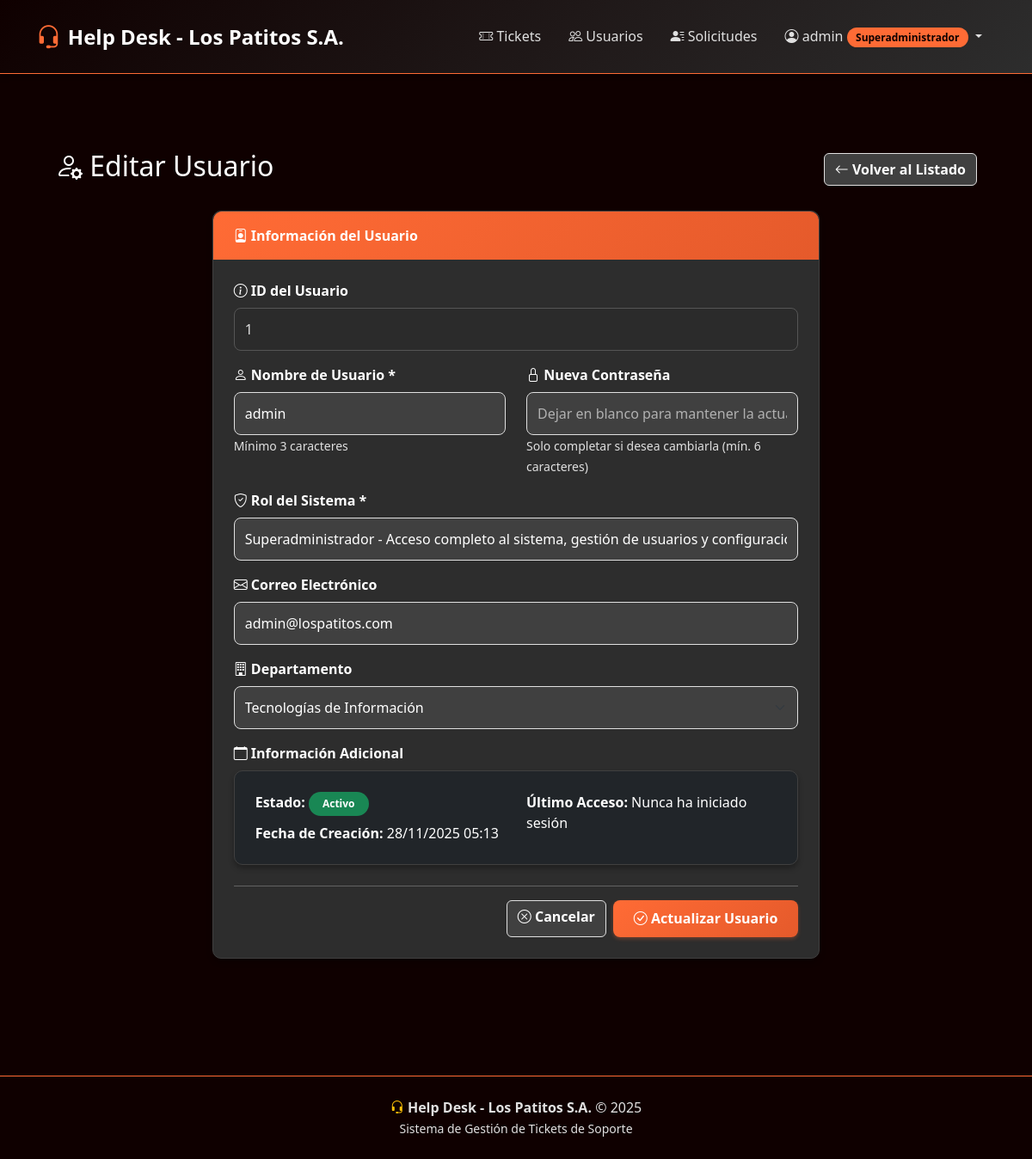
/users/edit/1 (signed in), run on the app's committed database.
### tables this page shows
CREATE TABLE usuarios (
    id INT AUTO_INCREMENT PRIMARY KEY,
    username VARCHAR(50) NOT NULL UNIQUE,
    password VARCHAR(255) NOT NULL,
    rol_id INT NOT NULL,
    email VARCHAR(100) NULL,
    departamento_id INT NULL,
    activo BOOLEAN DEFAULT TRUE,
    fecha_creacion TIMESTAMP DEFAULT CURRENT_TIMESTAMP,
    fecha_actualizacion TIMESTAMP DEFAULT CURRENT_TIMESTAMP ON UPDATE CURRENT_TIMESTAMP,
    ultimo_acceso TIMESTAMP NULL,
    FOREIGN KEY (rol_id) REFERENCES roles(id),
    FOREIGN KEY (departamento_id) REFERENCES departamentos(id) ON DELETE SET NULL
);

CREATE TABLE roles (
    id INT AUTO_INCREMENT PRIMARY KEY,
    nombre VARCHAR(50) NOT NULL UNIQUE,
    descripcion TEXT NULL,
    nivel_acceso INT NOT NULL,
    activo BOOLEAN DEFAULT TRUE,
    fecha_creacion TIMESTAMP DEFAULT CURRENT_TIMESTAMP
);

CREATE TABLE departamentos (
    id INT AUTO_INCREMENT PRIMARY KEY,
    nombre VARCHAR(100) NOT NULL UNIQUE,
    descripcion TEXT NULL,
    activo BOOLEAN DEFAULT TRUE,
    fecha_creacion TIMESTAMP DEFAULT CURRENT_TIMESTAMP
);

### app/Views/users/edit.view.php (the view, shortened to what the rows shown need)
<?php require __DIR__ . '/../layouts/header.php'; ?>
<div class="container-fluid">
    <div class="row mb-4">
        <div class="col-md-12">
            <div class="d-flex justify-content-between align-items-center">
                <h2><i class="bi bi-person-gear"></i> Editar Usuario</h2>
                <a href="/users" class="btn btn-secondary">
                    <i class="bi bi-arrow-left"></i> Volver al Listado
                </a>
            </div>
        </div>
    </div>
    <div class="row justify-content-center">
        <div class="col-md-8">
            <div class="card">
                <div class="card-header">
                    <i class="bi bi-person-badge"></i> Información del Usuario
                </div>
                <div class="card-body">
                    <form action="/users/update/<?= $user->id ?>" method="POST">
                        <div class="mb-3">
                            <label class="form-label">
                                <i class="bi bi-info-circle"></i> ID del Usuario
                            </label>
                            <input type="text"
                                   class="form-control"
                                   value="<?= $user->id ?>"
                                   disabled
                                   style="background-color: #2b2b2b; color: #e0e0e0; border: 1px solid #555;">
                        </div>
                        <div class="row">
                            <div class="col-md-6 mb-3">
                                <label for="username" class="form-label">
                                    <i class="bi bi-person"></i> Nombre de Usuario *
                                </label>
                                <input type="text"
                                       class="form-control"
                                       id="username"
                                       name="username"
                                       value="<?= htmlspecialchars($user->username) ?>"
                                       required>
                                <small class="text-muted">Mínimo 3 caracteres</small>
                            </div>
                            <div class="col-md-6 mb-3">
                                <label for="password" class="form-label">
                                    <i class="bi bi-lock"></i> Nueva Contraseña
                                </label>
                                <input type="password"
                                       class="form-control"
                                       id="password"
                                       name="password"
                                       placeholder="Dejar en blanco para mantener la actual">
                                <small class="text-muted">Solo completar si desea cambiarla (mín. 6 caracteres)</small>
                            </div>
                        </div>
                        <div class="mb-3">
                            <label for="rol" class="form-label">
                                <i class="bi bi-shield-check"></i> Rol del Sistema *
                            </label>
                            <select class="form-select" id="rol" name="rol" required>
                                <?php foreach ($roles as $rol): ?>
                                    <option value="<?= $rol->id ?>"
                                            <?= $user->rol_id == $rol->id ? 'selected' : '' ?>>
                                        <?= htmlspecialchars($rol->nombre) ?>
                                        <?php if ($rol->descripcion): ?>
                                            - <?= htmlspecialchars($rol->descripcion) ?>
                                        <?php endif; ?>
                                    </option>
                                <?php endforeach; ?>
                            </select>
                        </div>
                        <div class="mb-3">
                            <label for="email" class="form-label">
                                <i class="bi bi-envelope"></i> Correo Electrónico
                            </label>
                            <input type="email"
                                   class="form-control"
                                   id="email"
                                   name="email"
                                   value="<?= htmlspecialchars($user->email ?? '') ?>">
                        </div>
                        <div class="mb-3">
                            <label for="departamento" class="form-label">
                                <i class="bi bi-building"></i> Departamento
                            </label>
                            <select class="form-select" id="departamento" name="departamento">
                                <?php foreach ($departamentos as $depto): ?>
                                    <option value="<?= $depto->id ?>"
                                            <?= ($user->departamento_id == $depto->id) ? 'selected' : '' ?>>
                                        <?= htmlspecialchars($depto->nombre) ?>
                                    </option>
                                <?php endforeach; ?>
                            </select>
                        </div>
                        <div class="mb-3">
                            <label class="form-label">
                                <i class="bi bi-calendar"></i> Información Adicional
                            </label>
                            <div class="card bg-dark">
                                <div class="card-body">
                                    <div class="row">
                                        <div class="col-md-6">
                                            <p class="mb-2">
                                                <strong>Estado:</strong>
                                                <?php if ($user->activo): ?>
                                                    <span class="badge bg-success">Activo</span>
                                                <?php else: ?>
                                                    <span class="badge bg-secondary">Inactivo</span>
                                                <?php endif; ?>
                                            </p>
                                            <p class="mb-0">
                                                <strong>Fecha de Creación:</strong>
                                                <?= date('d/m/Y H:i', strtotime($user->fecha_creacion)) ?>
                                            </p>
                                        </div>
                                        <div class="col-md-6">
                                            <p class="mb-0">
                                                <strong>Último Acceso:</strong>
                                                <?= $user->ultimo_acceso
                                                    ? date('d/m/Y H:i', strtotime($user->ultimo_acceso))
                                                    : 'Nunca ha iniciado sesión' ?>
                                            </p>
                                        </div>
                                    </div>
                                </div>
                            </div>
                        </div>
                        <hr>
                        <div class="d-flex justify-content-end gap-2">
                            <a href="/users" class="btn btn-secondary">
                                <i class="bi bi-x-circle"></i> Cancelar
                            </a>
                            <button type="submit" class="btn btn-primary">
                                <i class="bi bi-check-circle"></i> Actualizar Usuario
                            </button>
                        </div>
                    </form>
                </div>
            </div>
        </div>
    </div>
</div>
<?php require __DIR__ . '/../layouts/footer.php'; ?>

### app/Core/Router.php (shortened to what the rows shown need)
<?php
class Router
{
    protected $routes = [];
    public function add($method, $uri, $controller)
    {
        $this->routes[] = [
            'method' => $method,
            'uri' => $uri,
            'controller' => $controller
        ];
    }
    public function dispatch($uri, $method)
    {
        foreach ($this->routes as $route) {
            $pattern = preg_replace('/\{([a-zA-Z0-9_]+)\}/', '([^/]+)', $route['uri']);
            $pattern = "#^" . $pattern . "$#";
            if (preg_match($pattern, $uri, $matches) && $route['method'] === strtoupper($method)) {
                array_shift($matches);
                $this->callAction(
                    ...explode('@', $route['controller']),
                    params: $matches
                );
                return;
            }
        }
        throw new \Exception('No route found for this URI.');
    }
    protected function callAction($controller, $action, $params = [])
    {
        $controller = new $controller;
        return call_user_func_array([$controller, $action], $params);
    }
}

### app/Views/layouts/header.php (shortened to what the rows shown need)
<!DOCTYPE html>
<html lang="es">
<head>
    <link href="https://cdn.jsdelivr.net/npm/bootstrap@5.3.3/dist/css/bootstrap.min.css" rel="stylesheet"
>
    <link rel="stylesheet" href="https://cdn.jsdelivr.net/npm/bootstrap-icons@1.11.3/font/bootstrap-icons.min.css">
    <link rel="stylesheet" href="/css/styles.css">
</head>
<body>
    <header>
        <nav class="navbar navbar-expand-lg navbar-custom">
            <div class="container">
                <a class="navbar-brand" href="/">
                    <i class="bi bi-headset"></i>
                    <span>Help Desk - Los Patitos S.A.</span>
                </a>
                <div class="collapse navbar-collapse" id="navbarNav">
                    <ul class="navbar-nav ms-auto mb-2 mb-lg-0">
                        <?php if (isset($_SESSION['user'])): ?>
                            <li class="nav-item">
                                <a class="nav-link" href="/tickets">
                                    <i class="bi bi-ticket-perforated"></i> Tickets
                                </a>
                            </li>
                            <?php if ($_SESSION['user']['rol'] === 'Superadministrador'): ?>
                                <li class="nav-item">
                                    <a class="nav-link" href="/users">
                                        <i class="bi bi-people"></i> Usuarios
                                    </a>
                                </li>
                                <li class="nav-item">
                                    <a class="nav-link" href="/solicitudes">
                                        <i class="bi bi-person-lines-fill"></i> Solicitudes
                                    </a>
                                </li>
                            <?php endif; ?>
                            <li class="nav-item dropdown">
                                <a class="nav-link dropdown-toggle" href="#" role="button" data-bs-toggle="dropdown"
                                    aria-expanded="false">
                                    <?php
                                    require_once __DIR__ . '/../../Models/ImagenPerfil.php';
                                    $imagenUrl = \App\Models\ImagenPerfil::getProfileImageUrl($_SESSION['user']['id']);
                                    ?>
                                    <?php if ($imagenUrl !== '/img/default-avatar.png'): ?>
                                        <img src="<?= $imagenUrl ?>"
                                             alt="Perfil"
                                             style="width: 32px; height: 32px; border-radius: 50%; object-fit: cover; margin-right: 0.5rem; border: 2px solid var(--primary-orange);">
                                    <?php else: ?>
                                        <i class="bi bi-person-circle"></i>
                                    <?php endif; ?>
                                    <?= htmlspecialchars($_SESSION['user']['username']) ?>
                                    <span class="badge"><?= htmlspecialchars($_SESSION['user']['rol']) ?></span>
                                </a>
                            </li>
                        <?php endif; ?>
                    </ul>
                </div>
            </div>
        </nav>
    </header>
    <div class="container-fluid mt-4">

### app/Views/layouts/footer.php (shortened to what the rows shown need)
</div>
    <footer class="text-center py-4 mt-5">
        <div class="container">
            <p class="mb-0">
                <i class="bi bi-headset text-warning"></i>
                <strong>Help Desk - Los Patitos S.A.</strong> &copy; <?= date('Y') ?>
            </p>
            <small class="text-muted">Sistema de Gestión de Tickets de Soporte</small>
        </div>
    </footer>
</body>
</html>

### data on the page
usuarios: id "1", username "admin", rol "Superadministrador - Acceso completo al sistema, gestión de usuarios y configuración", email "admin@lospatitos.com", departamento "Tecnologías de Información", activo "Activo", fecha_creacion "28/11/2025 05:13", shows "Nunca ha iniciado sesión"
